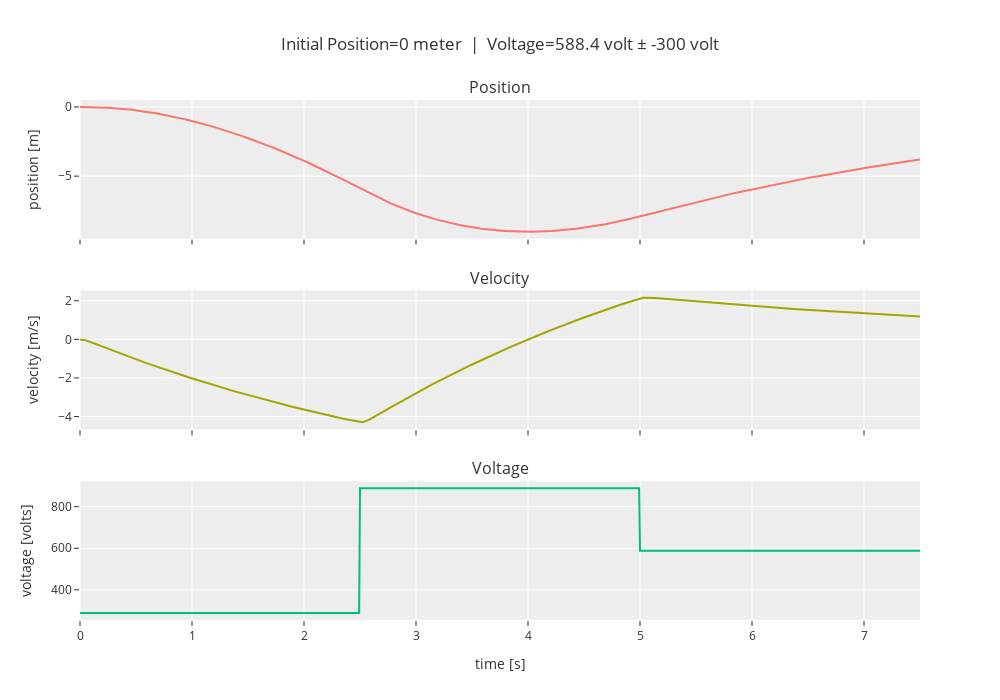

Notebook code for this chart:
### Markdown cell above
### Position $x = 0$

### Code cell
x = 0
linear_analysis(x, doublet_magnitude=-300, method='lsim', )

### Figure 1 — Plotly figure (JSON) as saved in the notebook; plotly's stock layout.template omitted (floating-point values rounded to 4 significant figures; data arrays with more than 128 entries replaced by an {"elided": "..."} marker saying what was removed)
{"data": [{"type": "scatter", "x": {"elided": "1000 float values"}, "xaxis": "x", "y": {"elided": "1000 float values"}, "yaxis": "y"}, {"type": "scatter", "x": {"elided": "1000 float values"}, "xaxis": "x2", "y": {"elided": "1000 float values"}, "yaxis": "y2"}, {"type": "scatter", "x": {"elided": "1000 float values"}, "xaxis": "x3", "y": {"elided": "1000 float values"}, "yaxis": "y3"}], "layout": {"annotations": [{"font": {"size": 16}, "showarrow": false, "text": "Position", "x": 0.5, "xanchor": "center", "xref": "paper", "y": 1, "yanchor": "bottom", "yref": "paper"}, {"font": {"size": 16}, "showarrow": false, "text": "Velocity", "x": 0.5, "xanchor": "center", "xref": "paper", "y": 0.6333, "yanchor": "bottom", "yref": "paper"}, {"font": {"size": 16}, "showarrow": false, "text": "Voltage", "x": 0.5, "xanchor": "center", "xref": "paper", "y": 0.2667, "yanchor": "bottom", "yref": "paper"}], "height": 700, "showlegend": false, "title": {"text": "Initial Position=0 meter  |  Voltage=588.4 volt ± -300 volt"}, "width": 1000, "xaxis": {"anchor": "y", "autorange": true, "domain": [0, 1], "matches": "x3", "range": [0, 7.5], "showticklabels": false, "type": "linear"}, "xaxis2": {"anchor": "y2", "autorange": true, "domain": [0, 1], "matches": "x3", "range": [0, 7.5], "showticklabels": false, "type": "linear"}, "xaxis3": {"anchor": "y3", "autorange": true, "domain": [0, 1], "range": [0, 7.5], "title": {"text": "time [s]"}, "type": "linear"}, "yaxis": {"anchor": "x", "autorange": true, "domain": [0.7333, 1], "range": [-9.516, 0.5008], "title": {"text": "position [m]"}, "type": "linear"}, "yaxis2": {"anchor": "x2", "autorange": true, "domain": [0.3667, 0.6333], "range": [-4.665, 2.525], "title": {"text": "velocity [m/s]"}, "type": "linear"}, "yaxis3": {"anchor": "x3", "autorange": true, "domain": [0, 0.2667], "range": [255.1, 921.7], "title": {"text": "voltage [volts]"}, "type": "linear"}}}
